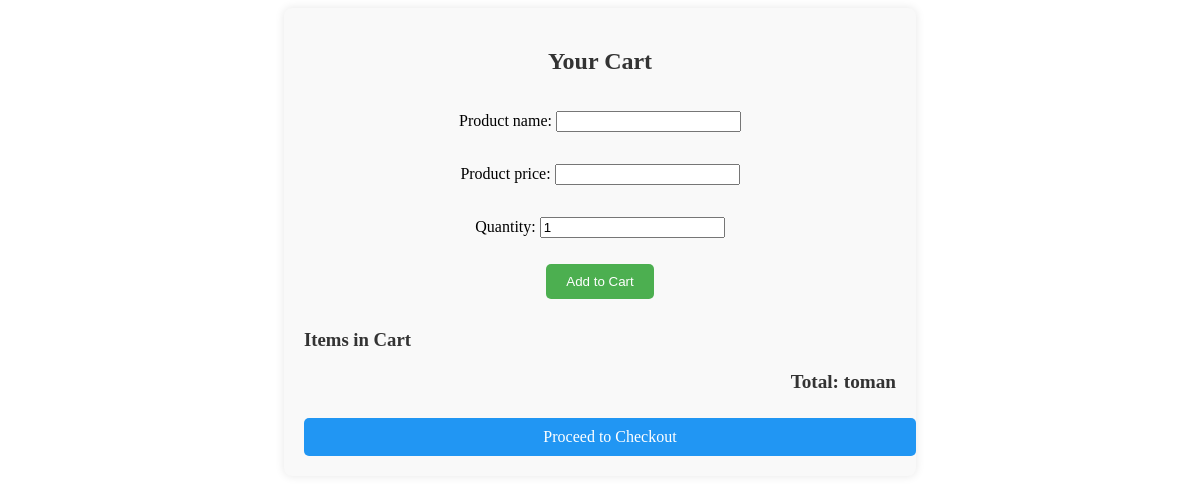
Before: /market/cart/ (signed in) with the older database file.
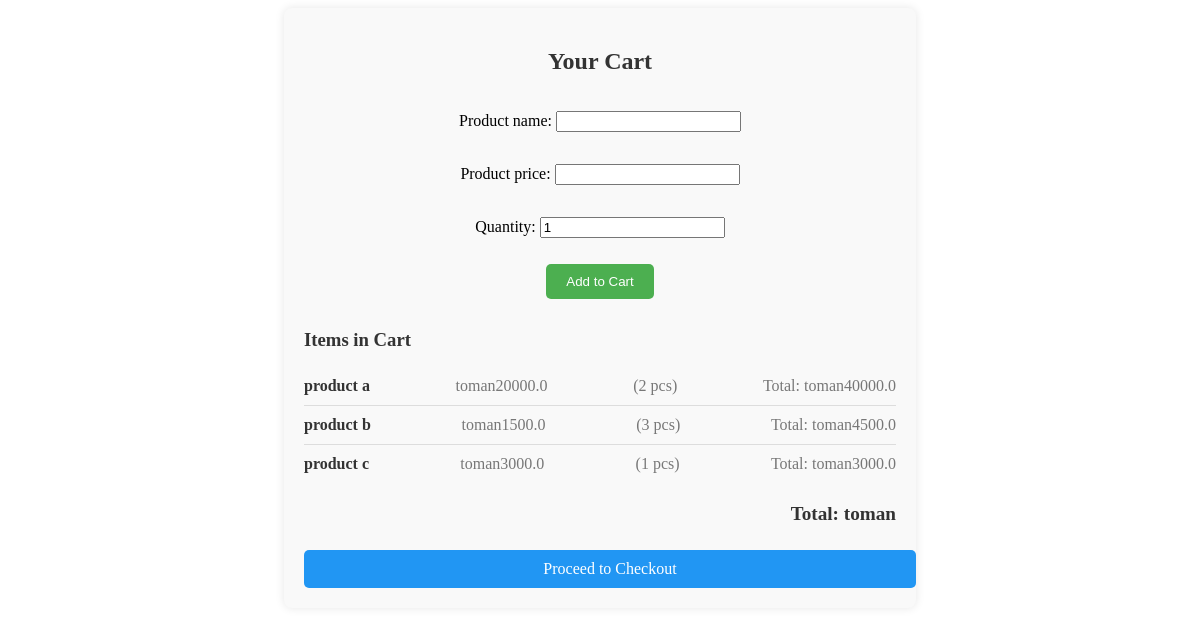
After: the same page with the newer database file.
### market/models.py (models this page shows)
class CartItem(models.Model):
    user = models.ForeignKey(User, on_delete=models.CASCADE, related_name='user')
    product_name = models.CharField(max_length=250)
    product_price = models.DecimalField(max_digits=20, decimal_places=1)
    quantity = models.IntegerField(default=1)
    def total_price(self):
        return self.product_price * self.quantity

### market/views.py (the view)
# urls.py: path('cart/', views.cart_view, name='cart_view'),
def cart_view(request):
    if request.method == 'POST':
        form = AddToCartForm(request.POST)
        if form.is_valid():
            CartItem.objects.get_or_create(
                user=request.user,
                product_name=form.cleaned_data['product_name'],
                product_price=form.cleaned_data['product_price'],
                quantity=form.cleaned_data['quantity']
            )
            return redirect('market:cart_view')
    else:
        form = AddToCartForm()
    cart_items = CartItem.objects.filter(user=request.user)
    total_price = (item.total_price() for item in cart_items)
    context = {
        'form': form,
        'cart_items': cart_items,
        'total_price': total_price
    }
    return render(request, 'market/cart.html', context)

### market/forms.py
class AddToCartForm(forms.Form):
    product_name = forms.CharField(max_length=250)
    product_price = forms.CharField(max_length=20)
    quantity = forms.IntegerField(min_value=1, initial=1)

### templates/market/cart.html (shortened to what this page needs)
{% load static %}
<!DOCTYPE html>
<html lang="en">
<head>
    <link rel="stylesheet" type="text/css" href="{% static 'css/cart.css' %}">
</head>
<body>
<div class="cart-container">
    <h2 class="cart-title">Your Cart</h2>
    <form method="post" class="cart-form">
        {{ form.as_p }}
        <button type="submit" class="btn-add-to-cart">Add to Cart</button>
    </form>
    <h3 class="cart-items-title">Items in Cart</h3>
    <ul class="cart-items-list">
        {% for item in cart_items %}
        <li class="cart-item">
            <span class="item-name">{{ item.product_name }}</span>
            <span class="item-price">toman{{ item.product_price }}</span>
            <span class="item-quantity">({{ item.quantity }} pcs)</span>
            <span class="item-total">Total: toman{{ item.total_price }}</span>
        </li>
        {% endfor %}
    </ul>
    <h4 class="cart-total">Total: toman{{ total_amount }}</h4>
    <a href="{% url 'market:checkout_view' %}" class="btn-checkout">Proceed to Checkout</a>
</div>
</body>

### market/static/css/cart.css (style rules this page uses)
.cart-container { width: 50%; margin: 0 auto; background-color: #f9f9f9; padding: 20px; border-radius: 8px; box-shadow: 0 0 10px rgba(0, 0, 0, 0.1); }
.cart-title { text-align: center; color: #333; margin-bottom: 20px; }
.cart-form { display: flex; flex-direction: column; align-items: center; margin-bottom: 30px; }
.cart-form .btn-add-to-cart { background-color: #4CAF50; color: white; padding: 10px 20px; border: none; border-radius: 5px; cursor: pointer; margin-top: 10px; }
.cart-items-title { margin-bottom: 15px; color: #333; }
.cart-items-list { list-style-type: none; padding: 0; }
.cart-item { display: flex; justify-content: space-between; padding: 10px 0; border-bottom: 1px solid #ddd; }
.cart-item:last-child { border-bottom: none; }
.item-name { font-weight: bold; color: #333; }
.item-price, .item-quantity, .item-total { color: #777; }
.cart-total { text-align: right; margin-top: 20px; color: #333; font-size: 1.2em; }
.btn-checkout { display: block; width: 100%; text-align: center; background-color: #2196F3; color: white; padding: 10px; border: none; border-radius: 5px; text-decoration: none; margin-top: 20px; cursor: pointer; }

Changed rows visible on the page:
added CartItem: product_name "product a", product_price "20000.0", quantity "2", total_price "40000.0"
added CartItem: product_name "product b", product_price "1500.0", quantity "3", total_price "4500.0"
added CartItem: product_name "product c", product_price "3000.0", quantity "1", total_price "3000.0"
